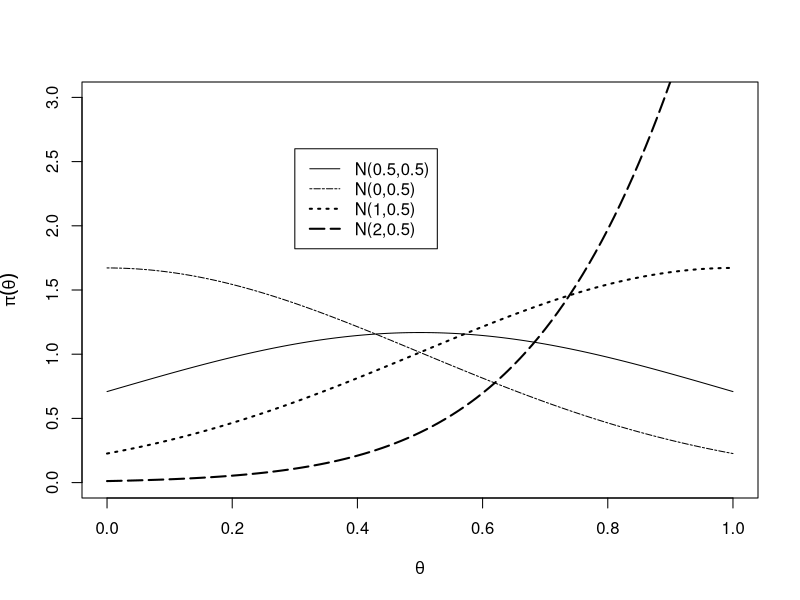
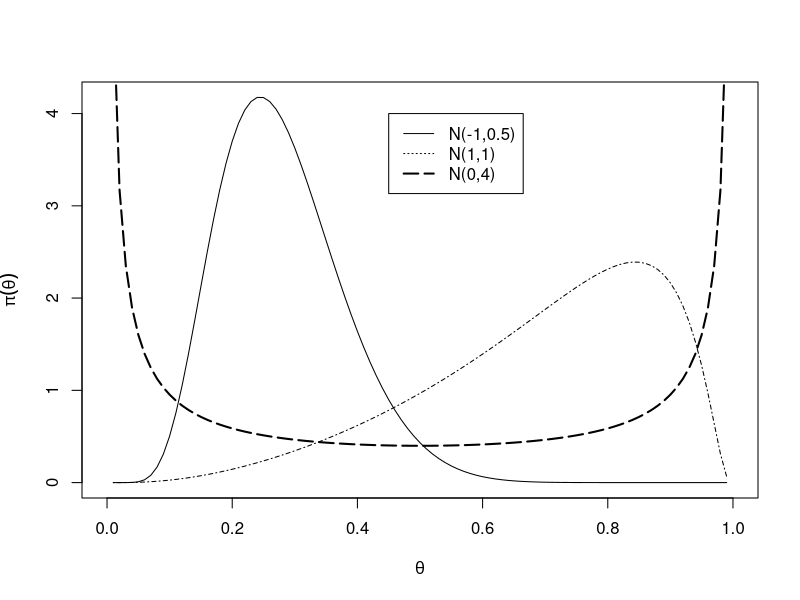
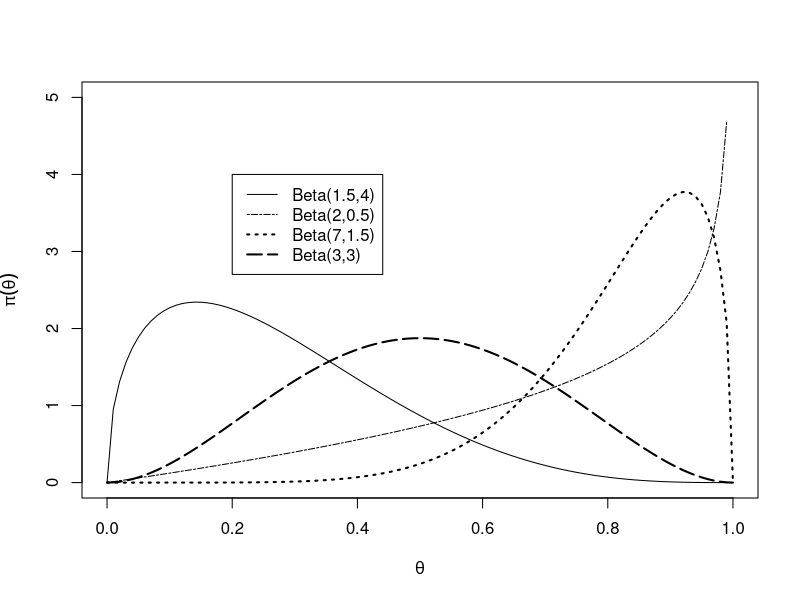

Recreate these plots in R, in order.
#########################################
# Exemplo 1.2 Figuras 1.1, 1.2 e 1.3
# Modelo binomial com prioris diferentes.
#
# Ricardo Ehlers
#########################################


# Priori normal truncada.

dnorm.t <- function(x,mean=0,sd=1){
 aux=pnorm(1,mean,sd)-pnorm(0,mean,sd)
 dnorm(x,mean,sd)/aux
}

curve(dnorm.t(x,0.5,0.5),0,1,lty=1,ylim=c(0,3),ylab=expression(pi(theta)),xlab=expression(theta))
curve(dnorm.t(x,0.0,0.5),0,1,lty=6,add=T)
curve(dnorm.t(x,1.0,0.5),0,1,lty=3,add=T,lwd=2)
curve(dnorm.t(x,2.0,0.5),0,1,lty=5,add=T,lwd=2)
legend(0.3,2.6,c('N(0.5,0.5)','N(0,0.5)','N(1,0.5)','N(2,0.5)'),lty=c(1,6,3,5),lwd=c(1,1,2,2))


# Priori normal-logistica.

dlogist <- function(x,mean,sd){
 z = log(x/(1 - x))
 dnorm(z,mean,sd)/(x-x**2)
}

curve(dlogist(x,-1,.5),0,1,ylab=expression(pi(theta)),xlab=expression(theta))
curve(dlogist(x,1,1),0,1,lty=4,add=T)
curve(dlogist(x,0,4),0,1,lty=5,add=T,lwd=2)
legend(0.45,4,c('N(-1,0.5)','N(1,1)','N(0,4)'),lty=c(1,3,5),lwd=c(1,1,2))

# Priori Beta.

curve(dbeta(x,1.5,4),0,1,lty=1,ylim=c(0,5),ylab=expression(pi(theta)),xlab=expression(theta))
curve(dbeta(x,2,0.7),0,1,lty=6,add=T)
curve(dbeta(x,7,1.5),0,1,lty=3,add=T,lwd=2)
curve(dbeta(x,3,3)  ,0,1,lty=5,add=T,lwd=2)
legend(.2,4,c('Beta(1.5,4)','Beta(2,0.5)','Beta(7,1.5)','Beta(3,3)'),lty=c(1,6,3,5),lwd=c(1,1,2,2))

#curve(dbeta(x,1,1)  ,0,1,lty=8,add=T,lwd=2)
